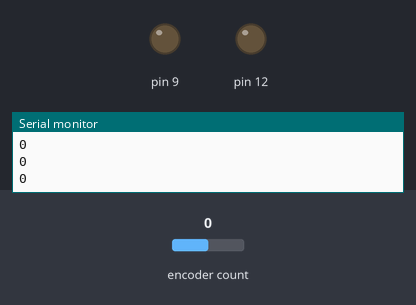
A sketch run on a simulated Arduino Uno, built with avr-gcc and run on an emulated ATmega328P. Shown: output pins drawn as LEDs (lit = HIGH), the last lines printed to the serial monitor. Inputs (shaded band) come from the test bench; at power-on: encoder count 0.

Above: at 1.2 s.
1.3 s: encoder count set to 1
At 2.5 s:
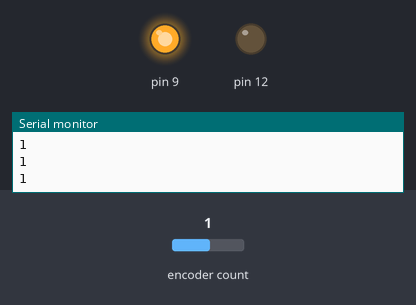
2.8 s: encoder count set to 2
At 3.9 s:
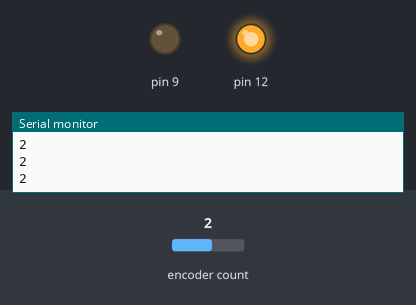
4.3 s: encoder count set to 3
At 5.1 s:
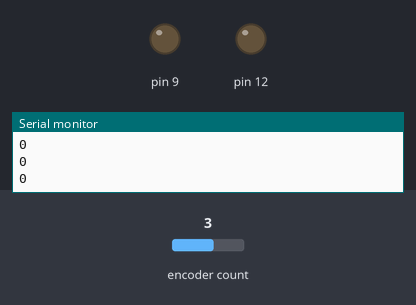
5.8 s: encoder count set to 4
At 6.4 s:
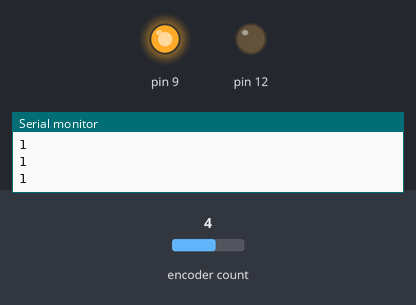
Timing chart, 0 to 8.3 s (numbered marks = the images above; inputs shaded):
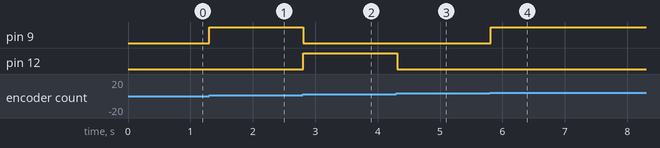

Measured:
- after the input at 1.3 s, pin 9: LOW → HIGH at once
- after the input at 2.8 s, pin 9: HIGH → LOW at once; pin 12: LOW → HIGH at once
- after the input at 4.3 s, pin 12: HIGH → LOW at once
- after the input at 5.8 s, pin 9: LOW → HIGH at once

The sketch:

Project_25.1.ino
```cpp
#include <Encoder.h>
volatile int item;
volatile int val;
Encoder encoder_1(2, 3);

void setup()
{
  item = 0;
  val = 0;
  Serial.begin(9600);
}

void loop()
{
  item = encoder_1.read();
  val = (long) (item) % (long) (3);
  Serial.println(val);
  if (val == 0)
  {
    analogWrite(9, 0);
    analogWrite(12, 0);
  }
  else if (val == 1)
  {
    analogWrite(9, 255);
    analogWrite(12, 0);
  }
  else{
    analogWrite(9, 0);
    analogWrite(12, 255);
  }
  delay(100);
}
```
